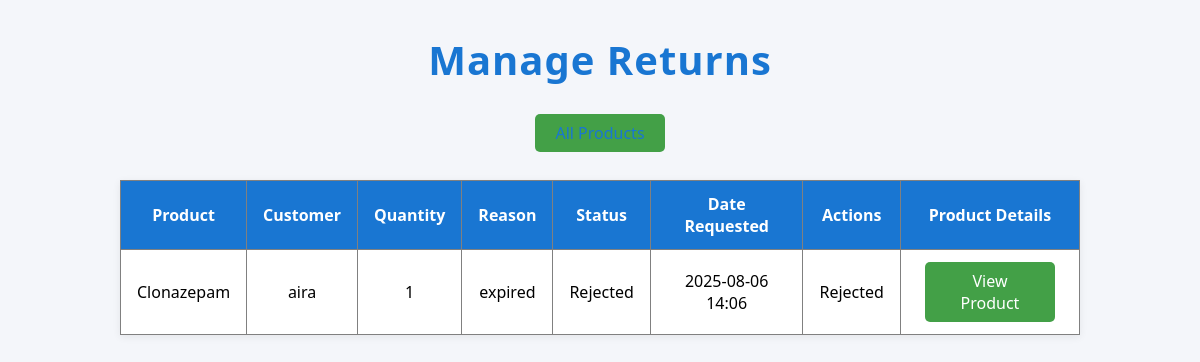
The page /manage-returns/ (signed in) on the database as committed earlier.
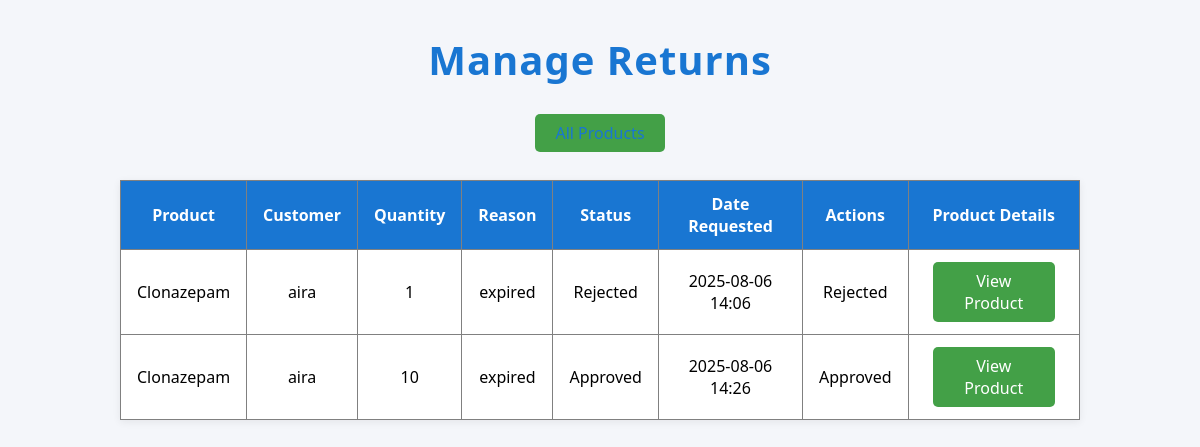
The same page on the database as committed later.
### inventory/models.py (models this page shows, shortened)
class Return(models.Model):
    product = models.ForeignKey(Product, on_delete=models.CASCADE)
    customer = models.ForeignKey(User, on_delete=models.CASCADE)
    quantity = models.PositiveIntegerField()
    reason = models.TextField()
    status = models.CharField(max_length=10, choices=[("Pending", "Pending"), ("Approved", "Approved"), ("Rejected", "Rejected")], default="Pending")
    date_requested = models.DateTimeField(auto_now_add=True)

class Product(models.Model):
    name = models.CharField(max_length=100)
    category = models.CharField(max_length=50)
    quantity = models.PositiveIntegerField()
    expiry_date = models.DateField()
    price = models.DecimalField(max_digits=10, decimal_places=2, default=0.00)
    low_stock_threshold = models.PositiveIntegerField(default=10)
    supplier = models.ForeignKey(Supplier, on_delete=models.SET_NULL, null=True, blank=True)
    image = models.ImageField(upload_to='products/', blank=True, null=True)
    barcode = models.ImageField(upload_to='barcodes/', blank=True)

### inventory/views.py (the view)
# urls.py: path('manage-returns/', views.manage_returns, name='manage_returns'),
@admin_required
def manage_returns(request):
    returns = Return.objects.all()
    return render(request, 'inventory/manage_returns.html', {'returns': returns})

### inventory/views.py (called while the page is built)
def admin_required(view_func):
    decorated_view_func = login_required(user_passes_test(lambda u: u.is_staff)(view_func))
    return decorated_view_func

### inventory/templates/inventory/manage_returns.html (shortened to what this page needs)
<!DOCTYPE html>
{% load static %}
<html>
<head>
    <link rel="stylesheet" href="{% static 'styles.css' %}">
</head>
<body>
    <h1 class="main-title">Manage Returns</h1>
    <div class="nav-links">
        <a href="{% url 'product_list' %}" class="nav-btn">All Products</a>
    </div>
    <table border="1">
        <tr>
            <th>Product</th>
            <th>Customer</th>
            <th>Quantity</th>
            <th>Reason</th>
            <th>Status</th>
            <th>Date Requested</th>
            <th>Actions</th>
            <th>Product Details</th>
        </tr>
        {% for return in returns %}
        <tr>
            <td>{{ return.product.name }}</td>
            <td>{{ return.customer.username }}</td>
            <td>{{ return.quantity }}</td>
            <td>{{ return.reason }}</td>
            <td>{{ return.status }}</td>
            <td>{{ return.date_requested|date:"Y-m-d H:i" }}</td>
            <td>
                {% if return.status == "Pending" %}
                    <a href="{% url 'process_return' return.pk 'Approved' %}" class="nav-btn">Approve</a>
                    <a href="{% url 'process_return' return.pk 'Rejected' %}" class="nav-btn expired">Reject</a>
                {% else %}
                    {{ return.status }}
                {% endif %}
            </td>
            <td>
                <a href="{% url 'product_edit' return.product.pk %}" class="nav-btn">View Product</a>
            </td>
        </tr>
        {% endfor %}
    </table>
</body>
</html>

### static/styles.css (style rules this page uses)
body { font-family: 'Segoe UI', Arial, sans-serif; background: #f4f6fa; margin: 0; padding: 0; }
h1 { text-align: center; color: #333; margin-top: 30px; }
.nav-links { text-align: center; margin-bottom: 20px; }
.nav-links a { color: #1976d2; text-decoration: none; margin: 0 10px; font-weight: 500; transition: color 0.2s; }
table { margin: 0 auto; border-collapse: collapse; width: 80%; background: #fff; box-shadow: 0 2px 8px rgba(0,0,0,0.07); }
th, td { padding: 12px 16px; text-align: center; }
th { background: #1976d2; color: #fff; font-weight: 600; }
tr { transition: background 0.2s; }
.main-title { text-align: center; color: #1976d2; margin-top: 32px; font-size: 2.5rem; letter-spacing: 1px; }
.nav-links { text-align: center; margin-bottom: 28px; margin-top: 10px; }
.nav-btn { display: inline-block; padding: 8px 20px; margin: 0 8px; border-radius: 5px; text-decoration: none; font-weight: 500; background: #43a047; color: #fff; transition: background 0.2s; }

Rows that differ between the two databases and show on the page:
added Return: product.name "Clonazepam", customer.username "aira", quantity "10", reason "expired", status "Approved", date_requested "2025-08-06 14:26"
